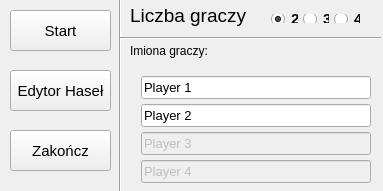
<?xml version="1.0" encoding="UTF-8"?>
<ui version="4.0">
 <class>MainWindow</class>
 <widget class="QMainWindow" name="MainWindow">
  <property name="geometry">
   <rect>
    <x>0</x>
    <y>0</y>
    <width>383</width>
    <height>191</height>
   </rect>
  </property>
  <property name="sizePolicy">
   <sizepolicy hsizetype="Fixed" vsizetype="Fixed">
    <horstretch>0</horstretch>
    <verstretch>0</verstretch>
   </sizepolicy>
  </property>
  <property name="minimumSize">
   <size>
    <width>383</width>
    <height>191</height>
   </size>
  </property>
  <property name="maximumSize">
   <size>
    <width>383</width>
    <height>191</height>
   </size>
  </property>
  <property name="windowTitle">
   <string>Kolo Fortuny - Grzegorz Pyka</string>
  </property>
  <widget class="QWidget" name="centralWidget">
   <widget class="QPushButton" name="pushButtonStart">
    <property name="enabled">
     <bool>true</bool>
    </property>
    <property name="geometry">
     <rect>
      <x>10</x>
      <y>10</y>
      <width>101</width>
      <height>41</height>
     </rect>
    </property>
    <property name="font">
     <font>
      <pointsize>11</pointsize>
     </font>
    </property>
    <property name="text">
     <string>Start</string>
    </property>
   </widget>
   <widget class="QPushButton" name="pushButtonWyjscie">
    <property name="geometry">
     <rect>
      <x>10</x>
      <y>130</y>
      <width>101</width>
      <height>41</height>
     </rect>
    </property>
    <property name="font">
     <font>
      <pointsize>11</pointsize>
     </font>
    </property>
    <property name="text">
     <string>Zakończ</string>
    </property>
   </widget>
   <widget class="QPushButton" name="pushButtonEdytorHasel">
    <property name="geometry">
     <rect>
      <x>10</x>
      <y>70</y>
      <width>101</width>
      <height>41</height>
     </rect>
    </property>
    <property name="font">
     <font>
      <pointsize>11</pointsize>
     </font>
    </property>
    <property name="text">
     <string>Edytor Haseł</string>
    </property>
   </widget>
   <widget class="Line" name="line">
    <property name="geometry">
     <rect>
      <x>110</x>
      <y>-10</y>
      <width>20</width>
      <height>261</height>
     </rect>
    </property>
    <property name="orientation">
     <enum>Qt::Vertical</enum>
    </property>
   </widget>
   <widget class="QWidget" name="horizontalLayoutWidget">
    <property name="geometry">
     <rect>
      <x>260</x>
      <y>3</y>
      <width>111</width>
      <height>31</height>
     </rect>
    </property>
    <layout class="QHBoxLayout" name="horizontalLayout" stretch="0,0,0">
     <property name="spacing">
      <number>5</number>
     </property>
     <property name="sizeConstraint">
      <enum>QLayout::SetDefaultConstraint</enum>
     </property>
     <item>
      <widget class="QRadioButton" name="radio2graczy">
       <property name="font">
        <font>
         <pointsize>11</pointsize>
         <weight>75</weight>
         <bold>true</bold>
        </font>
       </property>
       <property name="text">
        <string>2</string>
       </property>
       <property name="checked">
        <bool>true</bool>
       </property>
      </widget>
     </item>
     <item>
      <widget class="QRadioButton" name="radio3graczy">
       <property name="font">
        <font>
         <pointsize>11</pointsize>
         <weight>75</weight>
         <bold>true</bold>
        </font>
       </property>
       <property name="text">
        <string>3</string>
       </property>
      </widget>
     </item>
     <item>
      <widget class="QRadioButton" name="radio4graczy">
       <property name="font">
        <font>
         <pointsize>11</pointsize>
         <weight>75</weight>
         <bold>true</bold>
        </font>
       </property>
       <property name="text">
        <string>4</string>
       </property>
      </widget>
     </item>
    </layout>
   </widget>
   <widget class="Line" name="line_2">
    <property name="geometry">
     <rect>
      <x>120</x>
      <y>30</y>
      <width>261</width>
      <height>16</height>
     </rect>
    </property>
    <property name="orientation">
     <enum>Qt::Horizontal</enum>
    </property>
   </widget>
   <widget class="QLabel" name="labelLiczbaGraczy">
    <property name="geometry">
     <rect>
      <x>130</x>
      <y>0</y>
      <width>117</width>
      <height>31</height>
     </rect>
    </property>
    <property name="font">
     <font>
      <family>MS Shell Dlg 2</family>
      <pointsize>14</pointsize>
     </font>
    </property>
    <property name="text">
     <string>Liczba graczy:</string>
    </property>
   </widget>
   <widget class="QWidget" name="gridLayoutWidget">
    <property name="geometry">
     <rect>
      <x>130</x>
      <y>60</y>
      <width>241</width>
      <height>131</height>
     </rect>
    </property>
    <property name="font">
     <font>
      <pointsize>10</pointsize>
     </font>
    </property>
    <layout class="QGridLayout" name="gridLayout" rowstretch="0,0,0,0,0" columnstretch="0">
     <property name="rightMargin">
      <number>0</number>
     </property>
     <property name="bottomMargin">
      <number>0</number>
     </property>
     <property name="spacing">
      <number>0</number>
     </property>
     <item row="1" column="0">
      <widget class="QLineEdit" name="lineImieGracz1">
       <property name="baseSize">
        <size>
         <width>0</width>
         <height>0</height>
        </size>
       </property>
       <property name="font">
        <font>
         <pointsize>10</pointsize>
        </font>
       </property>
       <property name="text">
        <string>Player 1</string>
       </property>
      </widget>
     </item>
     <item row="4" column="0">
      <widget class="QLineEdit" name="lineImieGracz4">
       <property name="enabled">
        <bool>false</bool>
       </property>
       <property name="font">
        <font>
         <pointsize>10</pointsize>
        </font>
       </property>
       <property name="text">
        <string>Player 4</string>
       </property>
       <property name="readOnly">
        <bool>false</bool>
       </property>
       <property name="clearButtonEnabled">
        <bool>false</bool>
       </property>
      </widget>
     </item>
     <item row="3" column="0">
      <widget class="QLineEdit" name="lineImieGracz3">
       <property name="enabled">
        <bool>false</bool>
       </property>
       <property name="font">
        <font>
         <pointsize>10</pointsize>
        </font>
       </property>
       <property name="text">
        <string>Player 3</string>
       </property>
      </widget>
     </item>
     <item row="2" column="0">
      <widget class="QLineEdit" name="lineImieGracz2">
       <property name="font">
        <font>
         <pointsize>10</pointsize>
        </font>
       </property>
       <property name="text">
        <string>Player 2</string>
       </property>
      </widget>
     </item>
    </layout>
   </widget>
   <widget class="QLabel" name="labelImionaGraczy">
    <property name="geometry">
     <rect>
      <x>130</x>
      <y>30</y>
      <width>249</width>
      <height>41</height>
     </rect>
    </property>
    <property name="font">
     <font>
      <pointsize>9</pointsize>
      <weight>50</weight>
      <bold>false</bold>
     </font>
    </property>
    <property name="text">
     <string>Imiona graczy:</string>
    </property>
   </widget>
  </widget>
 </widget>
 <layoutdefault spacing="6" margin="11"/>
 <resources/>
 <connections>
  <connection>
   <sender>radio3graczy</sender>
   <signal>toggled(bool)</signal>
   <receiver>lineImieGracz3</receiver>
   <slot>setEnabled(bool)</slot>
   <hints>
    <hint type="sourcelabel">
     <x>320</x>
     <y>18</y>
    </hint>
    <hint type="destinationlabel">
     <x>296</x>
     <y>129</y>
    </hint>
   </hints>
  </connection>
  <connection>
   <sender>radio3graczy</sender>
   <signal>toggled(bool)</signal>
   <receiver>lineImieGracz4</receiver>
   <slot>setDisabled(bool)</slot>
   <hints>
    <hint type="sourcelabel">
     <x>320</x>
     <y>18</y>
    </hint>
    <hint type="destinationlabel">
     <x>296</x>
     <y>169</y>
    </hint>
   </hints>
  </connection>
  <connection>
   <sender>radio4graczy</sender>
   <signal>toggled(bool)</signal>
   <receiver>lineImieGracz4</receiver>
   <slot>setEnabled(bool)</slot>
   <hints>
    <hint type="sourcelabel">
     <x>360</x>
     <y>18</y>
    </hint>
    <hint type="destinationlabel">
     <x>296</x>
     <y>169</y>
    </hint>
   </hints>
  </connection>
  <connection>
   <sender>radio4graczy</sender>
   <signal>toggled(bool)</signal>
   <receiver>lineImieGracz3</receiver>
   <slot>setEnabled(bool)</slot>
   <hints>
    <hint type="sourcelabel">
     <x>360</x>
     <y>18</y>
    </hint>
    <hint type="destinationlabel">
     <x>296</x>
     <y>129</y>
    </hint>
   </hints>
  </connection>
  <connection>
   <sender>radio2graczy</sender>
   <signal>toggled(bool)</signal>
   <receiver>lineImieGracz3</receiver>
   <slot>setDisabled(bool)</slot>
   <hints>
    <hint type="sourcelabel">
     <x>290</x>
     <y>18</y>
    </hint>
    <hint type="destinationlabel">
     <x>296</x>
     <y>129</y>
    </hint>
   </hints>
  </connection>
  <connection>
   <sender>radio2graczy</sender>
   <signal>toggled(bool)</signal>
   <receiver>lineImieGracz4</receiver>
   <slot>setDisabled(bool)</slot>
   <hints>
    <hint type="sourcelabel">
     <x>290</x>
     <y>18</y>
    </hint>
    <hint type="destinationlabel">
     <x>296</x>
     <y>169</y>
    </hint>
   </hints>
  </connection>
 </connections>
</ui>
